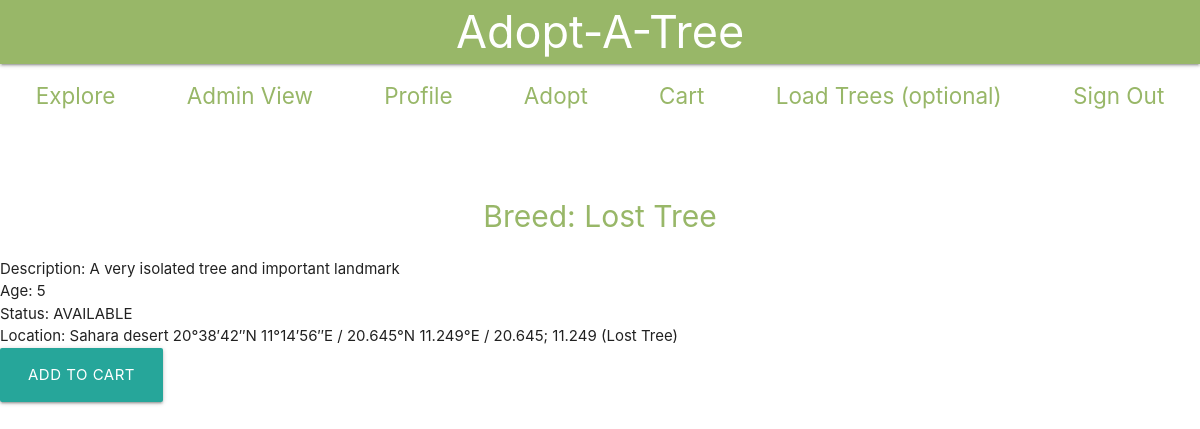
The page /auth/main/adopt/672 (signed in) on the database its author committed.
### main/models.py (models this page shows)
class Trees(models.Model):
    tree_type_id = models.ForeignKey(TreeType, on_delete=models.CASCADE)
    age = models.IntegerField()
    location = models.CharField(max_length=250)
    AVAILABLE = 'AVAILABLE'
    SOLD = 'SOLD'
    PENDING = 'PENDING'
    STATUS_CHOICES = (
        (AVAILABLE, 'Available'),
        (PENDING, 'Sold'),
        (SOLD, 'Pending'),
    )
    status = models.CharField(
        max_length = 9,
        choices = STATUS_CHOICES,
        default = AVAILABLE
    )

class TreeType(models.Model):
    breed = models.CharField(max_length=250, unique=True)
    description = models.CharField(max_length=250)

### main/views.py (the view, shortened to what this page needs)
# urls.py: path('adopt/<int:trees_id>', views.specificTree, name='specificTree'),
@csrf_exempt
def specificTree(request, trees_id):
    if request.user.is_authenticated is False:
        return HttpResponse('User unauthorized.', status=401)
    if request.method == 'GET':
        tree = Trees.objects.get(id=trees_id)
        location = tree.location # TreeAddress.objects.get(trees_id=tree)
        return render(request, 'main/specificTree.html', {'tree' : tree, 'location': location}, status=200)
    elif request.method == 'DELETE':
        tree = Trees.objects.get(id=trees_id)
        tree.delete()
        return HttpResponse('Tree successfully deleted', status=200)

### templates/main/specificTree.html (shortened to what this page needs)
{% load static from staticfiles %}
 <link rel="stylesheet" href="https://cdnjs.cloudflare.com/ajax/libs/materialize/1.0.0/css/materialize.min.css">
 <link rel="stylesheet" href="{% static 'specifictree.css' %}">
<nav>
    <div class="nav-wrapper">
        <a href="#!" class="brand-logo center">Adopt-A-Tree</a>
    </div>
</nav>
<div class="navbar">
    <ul id="nav-mobile">
        <li><a href="/explore">Explore</a></li>
        <li><a href="/adminview">Admin View</a></li>
        <li><a href="/profile">Profile</a></li>
        <li><a href="/adopt">Adopt</a></li>
        <li><a href="/cart">Cart</a></li>
        <li><a href="/scrape">Load Trees (optional)</a></li>
        <li><a href="/auth/signout">Sign Out</a></li>
    </ul>
</div>
{% if tree and location %}
    <h1>Breed: {{ tree.tree_type_id.breed }}</h1>
    <ul>
        <li>Description: {{ tree.tree_type_id.description }}</li>
        <li>Age: {{ tree.age }}</li>
        <li>Status: {{ tree.status }}</li>
        <li>Location: {{location}}</li>
        <form action="/adopt/{{tree.id}}" method="post">
            <input type="submit" class="btn-large" value="Add to Cart">
        </form>
    </ul>
{% else %}
    No tree on this page
{% endif %}

### assets/specifictree.css (style rules this page uses)
.nav-wrapper { background-color: #98B768; color: white; margin: auto; padding: 0; }
.nav-wrapper a { color: white; font-size: 3rem; }
.navbar { align-content: center; margin: auto; padding: 0; padding-bottom: 2rem; }
.navbar ul a { color: #98B768; font-size: 1.5rem; }
.navbar ul { display: flex; flex-direction: row; flex-wrap: wrap; margin: auto; padding: 0; align-content: center; text-align: center; align-items: center }
.navbar ul li { text-align: center; padding: 1rem; align-content: center; align-self: center; margin: auto; }
nav { background-color: #98B768; }
h1 { color: #98B768; text-align: center; font-size: 2rem; }

### rows shown on the page
Trees: tree_type_id.breed "Lost Tree", tree_type_id.description "A very isolated tree and important landmark", age "5", status "AVAILABLE", location "Sahara desert 20°38′42″N 11°14′56″E / 20.645°N 11.249°E / 20.645; 11.249 (Lost Tree)"
